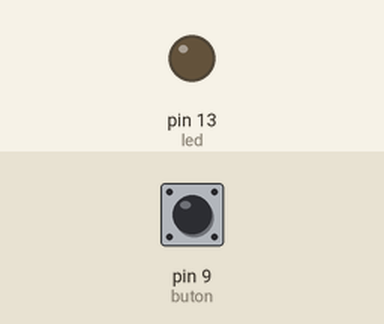
Recording of a sketch running on a simulated Arduino Uno, built with avr-gcc and run on an emulated ATmega328P. Parts: output pins drawn as LEDs (lit = HIGH). The inputs (shaded band) are chosen by the test bench; at power-on: pin 9 (buton) LOW.

Above: at 1.2 s.
1.3 s: pin 9 (buton) pulled HIGH for 0.15 s
At 1.37 s:
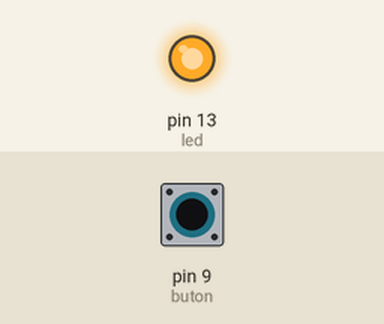
2.9 s: pin 9 (buton) pulled HIGH for 3.2 s
At 6.5 s:
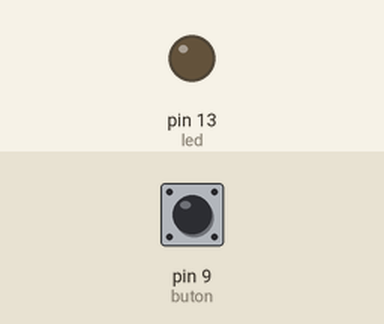
Timing chart, 0 to 8.0 s (numbered marks = the images above; inputs shaded):
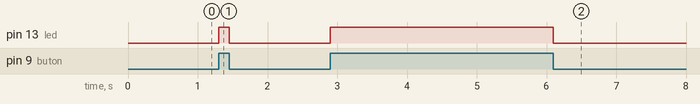

Measured:
- after the input at 1.3 s, pin 13 (led): LOW → HIGH at once, → LOW 0.15 s later
- after the input at 2.9 s, pin 13 (led): LOW → HIGH at once, → LOW 3.2 s later

The sketch:

Buton_LED_2.ino
```cpp
int buton = 9;
int led =  13;

void setup() {
  pinMode(led, OUTPUT);
  pinMode(buton, INPUT);
}

void loop() {
  int butonDurumu = digitalRead(buton);
  if (butonDurumu == HIGH) {
    digitalWrite(led, HIGH);
  }
  else {
    digitalWrite(led, LOW);
  }
}
```
